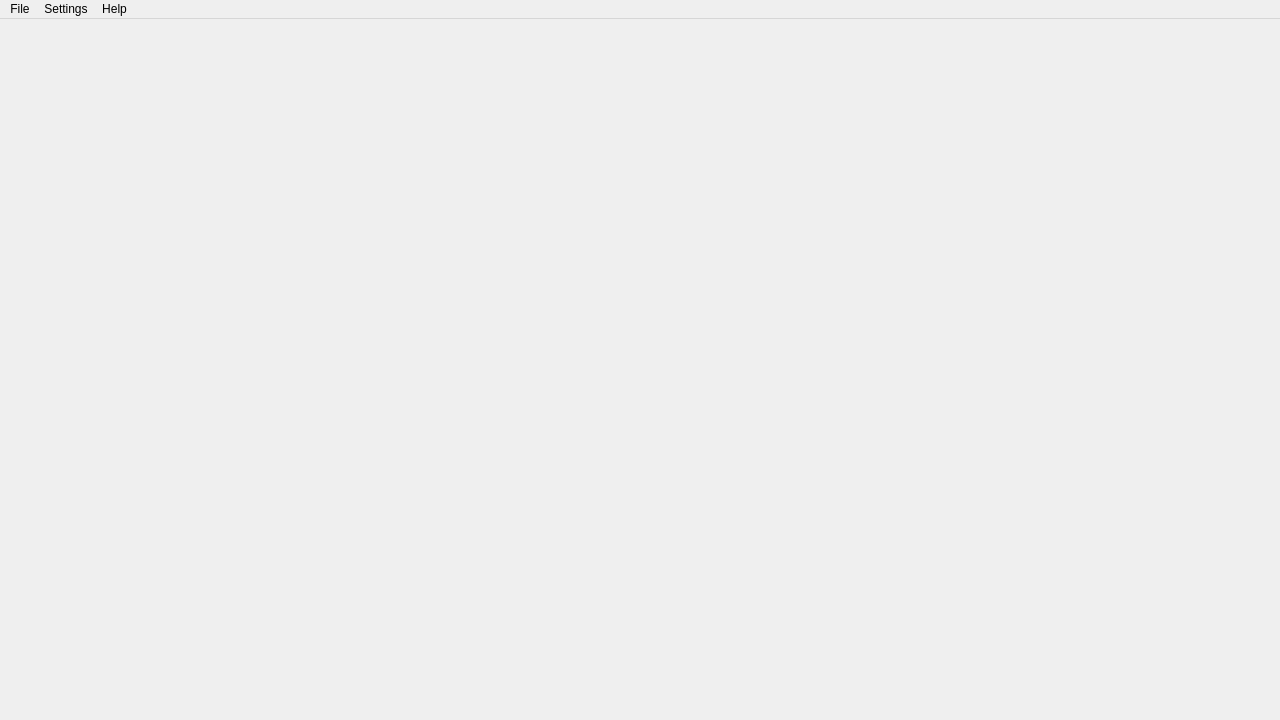
<?xml version="1.0" encoding="UTF-8"?>
<ui version="4.0">
 <class>MainWindowClass</class>
 <widget class="QMainWindow" name="MainWindowClass">
  <property name="geometry">
   <rect>
    <x>0</x>
    <y>0</y>
    <width>1280</width>
    <height>720</height>
   </rect>
  </property>
  <property name="windowTitle">
   <string>MainWindow</string>
  </property>
  <widget class="QWidget" name="centralWidget"/>
  <widget class="QMenuBar" name="menuBar">
   <property name="geometry">
    <rect>
     <x>0</x>
     <y>0</y>
     <width>1280</width>
     <height>22</height>
    </rect>
   </property>
   <widget class="QMenu" name="menuFile">
    <property name="title">
     <string>File</string>
    </property>
    <addaction name="QuitFromTopBar"/>
   </widget>
   <widget class="QMenu" name="menuSettings">
    <property name="title">
     <string>Settings</string>
    </property>
   </widget>
   <widget class="QMenu" name="menuHelp">
    <property name="title">
     <string>Help</string>
    </property>
   </widget>
   <addaction name="menuFile"/>
   <addaction name="menuSettings"/>
   <addaction name="menuHelp"/>
  </widget>
  <action name="QuitFromTopBar">
   <property name="text">
    <string>Quit</string>
   </property>
   <property name="shortcut">
    <string/>
   </property>
   <property name="shortcutContext">
    <enum>Qt::WindowShortcut</enum>
   </property>
   <property name="menuRole">
    <enum>QAction::QuitRole</enum>
   </property>
  </action>
 </widget>
 <layoutdefault spacing="6" margin="11"/>
 <resources>
  <include location="MainWindow.qrc"/>
 </resources>
 <connections>
  <connection>
   <sender>QuitFromTopBar</sender>
   <signal>triggered()</signal>
   <receiver>MainWindowClass</receiver>
   <slot>close()</slot>
   <hints>
    <hint type="sourcelabel">
     <x>-1</x>
     <y>-1</y>
    </hint>
    <hint type="destinationlabel">
     <x>433</x>
     <y>313</y>
    </hint>
   </hints>
  </connection>
 </connections>
</ui>
